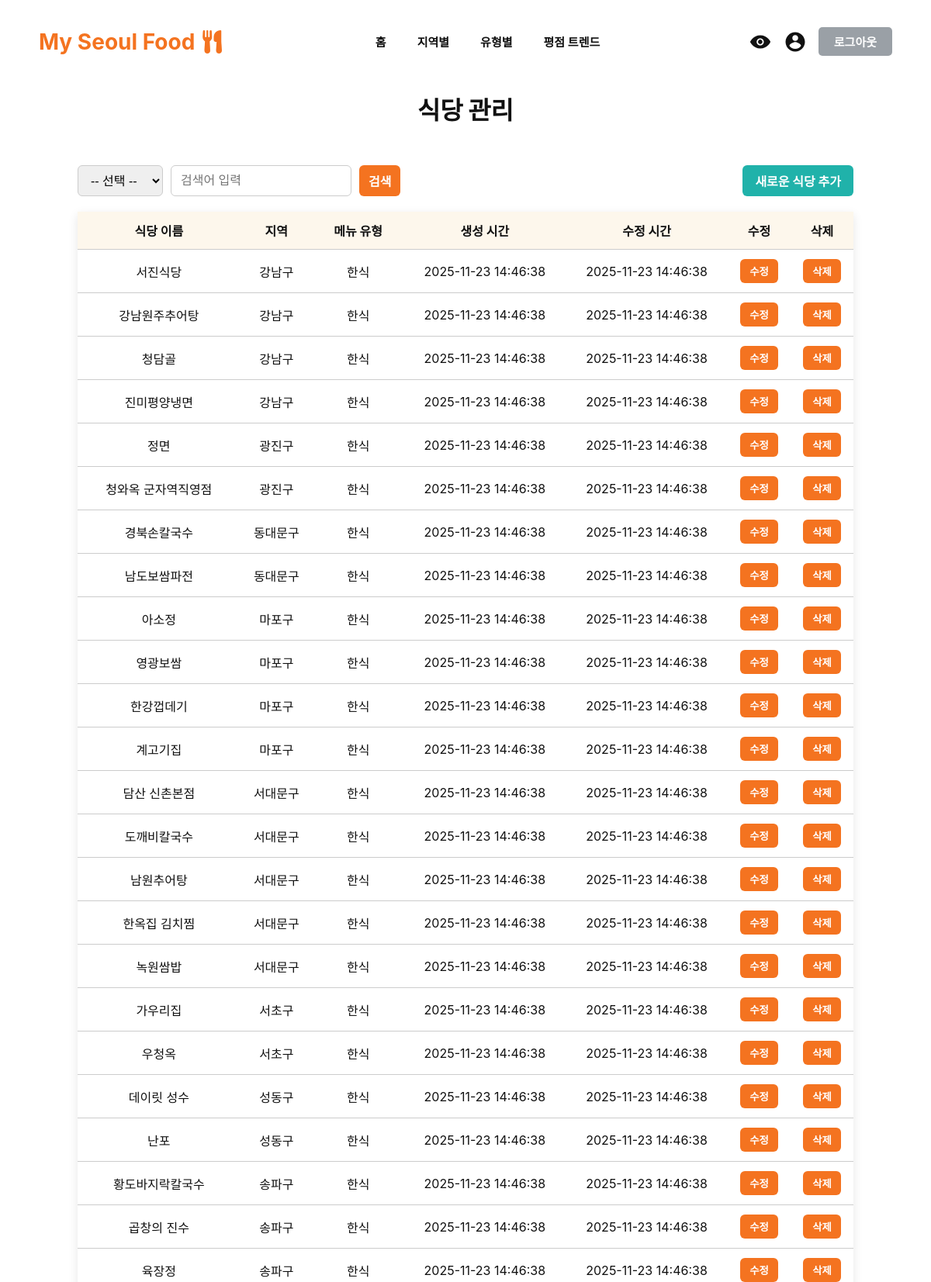
/pages/admin_dashboard.php (signed in, upper part), run on the app's committed database.
### tables this page shows
CREATE TABLE `Restaurant` (
    `restaurant_id` BIGINT NOT NULL AUTO_INCREMENT,
    `name` VARCHAR(255) NOT NULL,
    `description` TEXT NOT NULL,
    `region_id` BIGINT NOT NULL,
    `category_id` BIGINT NOT NULL,
    `open_time` TIME NOT NULL,
    `close_time` TIME NOT NULL,
    `created_at` TIMESTAMP DEFAULT CURRENT_TIMESTAMP,
    `updated_at` TIMESTAMP DEFAULT CURRENT_TIMESTAMP ON UPDATE CURRENT_TIMESTAMP,
    `is_active` BOOLEAN DEFAULT TRUE,
    PRIMARY KEY (`restaurant_id`),
    CONSTRAINT `FK_Restaurant_Region` FOREIGN KEY (`region_id`) REFERENCES `Region`(`region_id`),
    CONSTRAINT `FK_Restaurant_Category` FOREIGN KEY (`category_id`) REFERENCES `Category`(`category_id`)
);

CREATE TABLE `Region` (
    `region_id` BIGINT NOT NULL AUTO_INCREMENT,
    `region_name` VARCHAR(255) NOT NULL,
    PRIMARY KEY (`region_id`)
);

CREATE TABLE `Category` (
    `category_id` BIGINT NOT NULL AUTO_INCREMENT,
    `category_name` VARCHAR(255) NOT NULL,
    PRIMARY KEY (`category_id`)
);

### pages/admin_dashboard.php (the view, shortened to what this page needs)
<?php
include_once '../config.php';
$search_text = $_GET['search_text'] ?? '';
$sql = "SELECT r.restaurant_id, r.name AS restaurant_name, re.region_name, c.category_name, r.created_at, r.updated_at
        FROM restaurant r
        JOIN region re ON r.region_id = re.region_id
        JOIN category c ON r.category_id = c.category_id";
$stmt = $conn->prepare($sql);
$stmt->execute();
$result = $stmt->get_result();
?>
<!DOCTYPE html>
<html lang="ko">
<head>
</head>
<body>
<?php include '../menu.php'; ?>
<div class="dashboard-container">
    <h1 class="dashboard-title">식당 관리</h1>
    <div class="dashboard-header">
        <form class="dashboard-form" method="get">
            <select name="filter_column">
                <option value="">-- 선택 --</option>
            </select>
            <input type="text" name="search_text" placeholder="검색어 입력" value="<?= htmlspecialchars($search_text) ?>">
            <input type="submit" value="검색">
        </form>
        <a href="admin_add_restaurant.php" class="btn-add">새로운 식당 추가</a>
    </div>
    <table class="dashboard-table">
        <tr>
            <th>식당 이름</th>
            <th>지역</th>
            <th>메뉴 유형</th>
            <th>생성 시간</th>
            <th>수정 시간</th>
            <th>수정</th>
            <th>삭제</th>
        </tr>
        <?php while($row = $result->fetch_assoc()): ?>
        <tr>
            <td><?= htmlspecialchars($row['restaurant_name']) ?></td>
            <td><?= htmlspecialchars($row['region_name']) ?></td>
            <td><?= htmlspecialchars($row['category_name']) ?></td>
            <td><?= htmlspecialchars($row['created_at']) ?></td>
            <td><?= htmlspecialchars($row['updated_at']) ?></td>
            <td>
                <a href="admin_edit_restaurant.php?id=<?= $row['restaurant_id'] ?>">
                    <button type="button" class="btn-edit">수정</button>
                </a>
            </td>
            <td>
                <form method="post" onsubmit="return confirm('정말 이 식당을 삭제하시겠습니까?');">
                    <button type="submit" class="btn-delete">삭제</button>
                </form>
            </td>
        </tr>
        <?php endwhile; ?>
    </table>
</div>
</body>
</html>

### pages/admin_dashboard.php (style rules this page uses)
body { font-family: 'Inter', system-ui, -apple-system, 'Segoe UI', Roboto, 'Helvetica Neue', Arial; background: #ffffff; margin: 0; padding: 20px; color: #111; }
.dashboard-container { max-width: 1000px; margin: 0 auto; }
.dashboard-title { text-align: center; font-size: 32px; font-weight: 900; margin-top: 30px; margin-bottom: 50px; }
.dashboard-header { display: flex; justify-content: space-between; align-items: center; margin-bottom: 20px; }
.dashboard-form { display: flex; gap: 10px; }
.dashboard-form select, .dashboard-form input[type="text"], .dashboard-form input[type="submit"] { padding: 8px 12px; border-radius: 6px; border: 1px solid #ccc; font-size: 16px; }
.dashboard-form input[type="submit"] { border: none; background-color: #F47320; color: white; font-weight: bold; cursor: pointer; }
.btn-add { padding: 8px 16px; background-color: #20B2AA; color: white; font-weight: bold; border-radius: 6px; text-decoration: none; transition: 0.2s; }
.dashboard-table { width: 100%; border-collapse: collapse; margin-top: 10px; box-shadow: 0 4px 12px rgba(0,0,0,0.1); }
.dashboard-table th, .dashboard-table td { padding: 12px 10px; text-align: center; border-bottom: 1px solid #ccc; }
.dashboard-table th { font-weight: 700; background-color: #fdf7ec; }
.btn-edit, .btn-delete { padding: 6px 12px; border: none; border-radius: 6px; font-weight: bold; cursor: pointer; background-color: #F47320; color: white; }

### data on the page
restaurant: name "서진식당", region.region_name "강남구", category.category_name "한식", created_at "2025-11-23 14:46:38", updated_at "2025-11-23 14:46:38"
restaurant: name "강남원주추어탕", region.region_name "강남구", category.category_name "한식", created_at "2025-11-23 14:46:38", updated_at "2025-11-23 14:46:38"
restaurant: name "청담골", region.region_name "강남구", category.category_name "한식", created_at "2025-11-23 14:46:38", updated_at "2025-11-23 14:46:38"
restaurant: name "진미평양냉면", region.region_name "강남구", category.category_name "한식", created_at "2025-11-23 14:46:38", updated_at "2025-11-23 14:46:38"
restaurant: name "정면", region.region_name "광진구", category.category_name "한식", created_at "2025-11-23 14:46:38", updated_at "2025-11-23 14:46:38"
restaurant: name "청와옥 군자역직영점", region.region_name "광진구", category.category_name "한식", created_at "2025-11-23 14:46:38", updated_at "2025-11-23 14:46:38"
restaurant: name "경북손칼국수", region.region_name "동대문구", category.category_name "한식", created_at "2025-11-23 14:46:38", updated_at "2025-11-23 14:46:38"
restaurant: name "남도보쌈파전", region.region_name "동대문구", category.category_name "한식", created_at "2025-11-23 14:46:38", updated_at "2025-11-23 14:46:38"
restaurant: name "아소정", region.region_name "마포구", category.category_name "한식", created_at "2025-11-23 14:46:38", updated_at "2025-11-23 14:46:38"
restaurant: name "영광보쌈", region.region_name "마포구", category.category_name "한식", created_at "2025-11-23 14:46:38", updated_at "2025-11-23 14:46:38"
restaurant: name "한강껍데기", region.region_name "마포구", category.category_name "한식", created_at "2025-11-23 14:46:38", updated_at "2025-11-23 14:46:38"
restaurant: name "계고기집", region.region_name "마포구", category.category_name "한식", created_at "2025-11-23 14:46:38", updated_at "2025-11-23 14:46:38"
restaurant: name "담산 신촌본점", region.region_name "서대문구", category.category_name "한식", created_at "2025-11-23 14:46:38", updated_at "2025-11-23 14:46:38"
restaurant: name "도깨비칼국수", region.region_name "서대문구", category.category_name "한식", created_at "2025-11-23 14:46:38", updated_at "2025-11-23 14:46:38"
restaurant: name "남원추어탕", region.region_name "서대문구", category.category_name "한식", created_at "2025-11-23 14:46:38", updated_at "2025-11-23 14:46:38"
restaurant: name "한옥집 김치찜", region.region_name "서대문구", category.category_name "한식", created_at "2025-11-23 14:46:38", updated_at "2025-11-23 14:46:38"
restaurant: name "녹원쌈밥", region.region_name "서대문구", category.category_name "한식", created_at "2025-11-23 14:46:38", updated_at "2025-11-23 14:46:38"
restaurant: name "가우리집", region.region_name "서초구", category.category_name "한식", created_at "2025-11-23 14:46:38", updated_at "2025-11-23 14:46:38"
restaurant: name "우청옥", region.region_name "서초구", category.category_name "한식", created_at "2025-11-23 14:46:38", updated_at "2025-11-23 14:46:38"
restaurant: name "데이릿 성수", region.region_name "성동구", category.category_name "한식", created_at "2025-11-23 14:46:38", updated_at "2025-11-23 14:46:38"
restaurant: name "난포", region.region_name "성동구", category.category_name "한식", created_at "2025-11-23 14:46:38", updated_at "2025-11-23 14:46:38"
restaurant: name "황도바지락칼국수", region.region_name "송파구", category.category_name "한식", created_at "2025-11-23 14:46:38", updated_at "2025-11-23 14:46:38"
restaurant: name "곱창의 진수", region.region_name "송파구", category.category_name "한식", created_at "2025-11-23 14:46:38", updated_at "2025-11-23 14:46:38"
restaurant: name "육장정", region.region_name "송파구", category.category_name "한식", created_at "2025-11-23 14:46:38", updated_at "2025-11-23 14:46:38"
